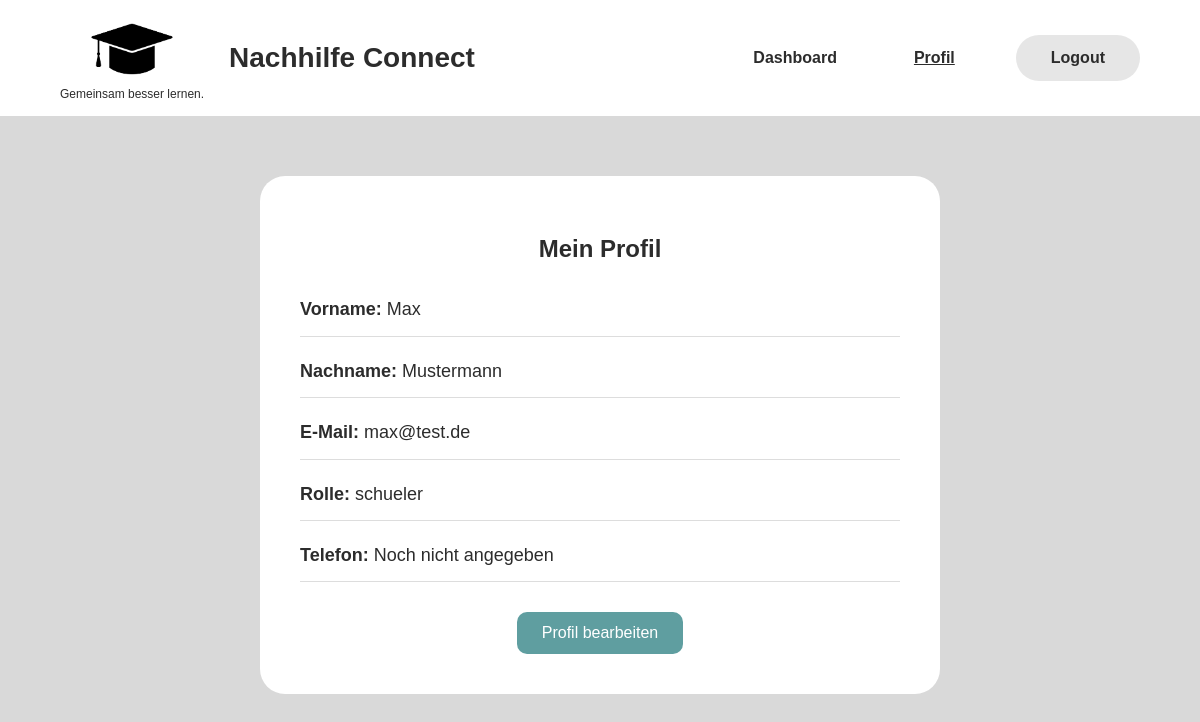
The app's page /profil (signed in) with its own data.
### models.py (models this page shows)
class User(db.Model):
    __tablename__ = "users"
    id = db.Column(db.Integer, primary_key=True)
    vorname = db.Column(db.String(100), nullable=False)
    nachname = db.Column(db.String(100), nullable=False)
    rolle = db.Column(db.String(20), nullable=False)                   #Schüler / lehrer
    telefon = db.Column(db.String(30), nullable=True)
    email = db.Column(db.String(120), unique=True, nullable=False)
    passwort = db.Column(db.String(255), nullable=False)
    buchungen_als_lehrer = db.relationship('Buchung', foreign_keys='Buchung.lehrer_id')

### app.py (the view)
@app.route('/profil')
def profile():
    if 'user_id' not in session:
        flash("Bitte zuerst einloggen.")
        return redirect(url_for('login'))
    user = User.query.get(session['user_id'])
    if user is None:
        flash("Nutzer wurde nicht gefunden.")
        return redirect(url_for('login'))
    return render_template(
        'profile.html',
        user=user
    )

### templates/profile.html (shortened to what this page needs)
<!DOCTYPE html>
<html lang="de">
<head>
    <link rel="stylesheet" href="{{ url_for('static', filename='css/style.css') }}">
</head>
<body>
    <header>
    <div class="header-left">
        <div class="logo">
            <img src="{{ url_for('static', filename='images/logo.png') }}" alt="Nachhilfe Connect Logo">
            <p>Gemeinsam besser lernen.</p>
        </div>
        <h1>Nachhilfe Connect</h1>
</div>
        <nav>
            <ul>
            <li>
            {% if session.get('rolle') == 'schueler' %}
                <a href="{{ url_for('student_dashboard') }}">Dashboard</a>
            {% elif session.get('rolle') == 'lehrer' %}
                <a href="{{ url_for('teacher_dashboard') }}">Dashboard</a>
            {% endif %}
            </li>
             <li><a class="active" href="{{ url_for('profile') }}">Profil</a></li>
            <li><a class="login-button" href="{{ url_for('logout') }}">Logout</a></li>
            </ul>
        </nav>
    </header>
    <main>
    <section class="profile-page-container">
        <div class="profile-page-card">
            <h2>Mein Profil</h2>
            <div class="profile-info">
                <p><strong>Vorname:</strong> {{ user.vorname }}</p>
                <p><strong>Nachname:</strong> {{ user.nachname }}</p>
                <p><strong>E-Mail:</strong> {{ user.email }}</p>
                <p><strong>Rolle:</strong> {{ user.rolle }}</p>
                <p><strong>Telefon:</strong> {{ user.telefon or "Noch nicht angegeben" }}</p>
            </div>
            <a href="{{ url_for('profile_edit') }}" class="profile-edit-btn">Profil bearbeiten</a>
        </div>
    </section>
    </main>
</body>
</html>

### static/css/style.css (style rules this page uses)
body { margin: 0; font-family: Arial, sans-serif; color: #2c2c2c; background-color: #d9d9d9; }
header { background-color: #ffffff; padding: 15px 60px; display: flex; justify-content: space-between; align-items: center; }
.logo { text-align: center; }
.logo img { max-width: 90px; height: auto; }
.logo p { font-size: 12px; margin: 0; }
header h1 { font-size: 28px; margin: 0; }
.header-left { display: flex; align-items: center; gap: 25px; }
nav ul { list-style-type: none; margin: 0; padding: 0; overflow: hidden; display: flex; align-items: center; gap: 45px; }
nav li { float: left; }
nav li a { display: block; color: #2c2c2c; text-align: center; padding: 14px 16px; text-decoration: none; font-weight: bold; }
nav li a.active { text-decoration: underline; }
.login-button { background-color: #e6e6e6; border-radius: 30px; padding: 14px 35px; }
.profile-page-container { display: flex; justify-content: center; align-items: center; padding: 60px 20px; }
.profile-page-card { background-color: white; width: 600px; padding: 40px; border-radius: 25px; }
.profile-page-card h2 { text-align: center; margin-bottom: 30px; }
.profile-info { font-size: 18px; line-height: 1.8; }
.profile-info p { border-bottom: 1px solid #dddddd; padding-bottom: 10px; }
.profile-edit-btn { display: block; width: fit-content; margin: 30px auto 0; padding: 12px 25px; background-color: #5f9ea0; color: white; text-decoration: none; border-radius: 10px; }

### records on screen
User: vorname "Max", nachname "Mustermann", email "max@test.de", rolle "schueler", telefon "Noch nicht angegeben"
